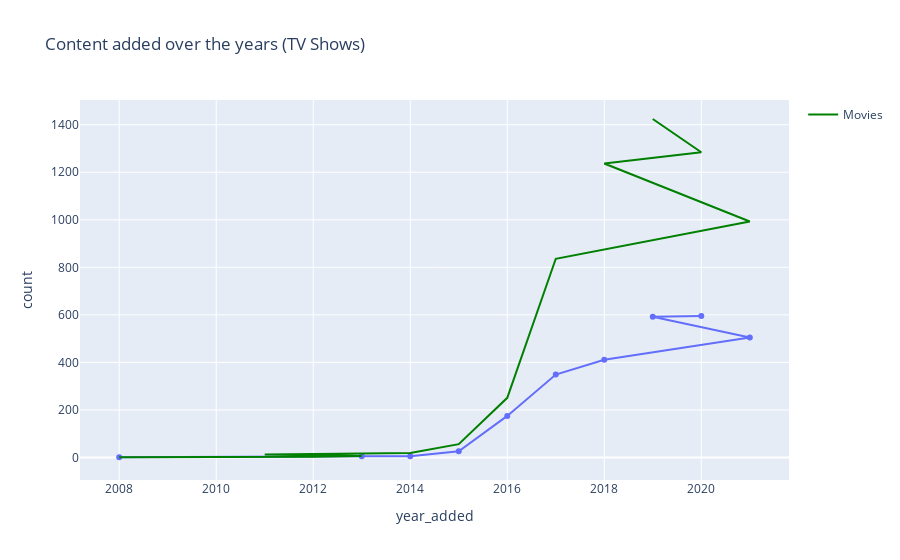

Notebook code for this chart:
### Code cell
# TV Show ve Movie'ye göre verilerin ayrılması
d1 = df[df["type"] == "TV Show"]
d2 = df[df["type"] == "Movie"]

# Yıllara göre gruplanmış sayıları alma
vc1 = d1["year_added"].value_counts().reset_index()
vc1 = vc1.rename(columns={"year_added": "year_added", "index": "count_tv_shows"}) # "count" yerine "count_tv_shows" adını kullan

vc2 = d2["year_added"].value_counts().reset_index()
vc2 = vc2.rename(columns={"year_added": "year_added", "index": "count_movies"}) # "count" yerine "count_movies" adını kullan

# Plotly Express kullanarak çizgi grafiği oluşturma
fig = px.line(vc1, x="year_added", y="count", title="Content added over the years (TV Shows)", markers=True)
fig.add_scatter(x=vc2["year_added"], y=vc2["count"], mode="lines", name="Movies", line=dict(color="green"))

# Grafik gösterimi
fig.show()

### Figure 1 — Plotly figure (JSON) as saved in the notebook; plotly's stock layout.template omitted (floating-point values rounded to 4 significant figures)
{"data": [{"hovertemplate": "year_added=%{x}<br>count=%{y}<extra></extra>", "legendgroup": "", "line": {"color": "#636efa", "dash": "solid"}, "marker": {"symbol": "circle"}, "mode": "lines+markers", "name": "", "orientation": "v", "showlegend": false, "type": "scatter", "x": [2020, 2019, 2021, 2018, 2017, 2016, 2015, 2014, 2013, 2008], "xaxis": "x", "y": [595, 592, 505, 411, 349, 175, 26, 5, 5, 1], "yaxis": "y"}, {"line": {"color": "green"}, "mode": "lines", "name": "Movies", "type": "scatter", "x": [2019, 2020, 2018, 2021, 2017, 2016, 2015, 2014, 2011, 2013, 2012, 2009, 2008, 2010], "y": [1424, 1284, 1237, 993, 836, 251, 56, 19, 13, 6, 3, 2, 1, 1]}], "layout": {"legend": {"tracegroupgap": 0}, "title": {"text": "Content added over the years (TV Shows)"}, "xaxis": {"anchor": "y", "domain": [0, 1], "title": {"text": "year_added"}}, "yaxis": {"anchor": "x", "domain": [0, 1], "title": {"text": "count"}}}}
